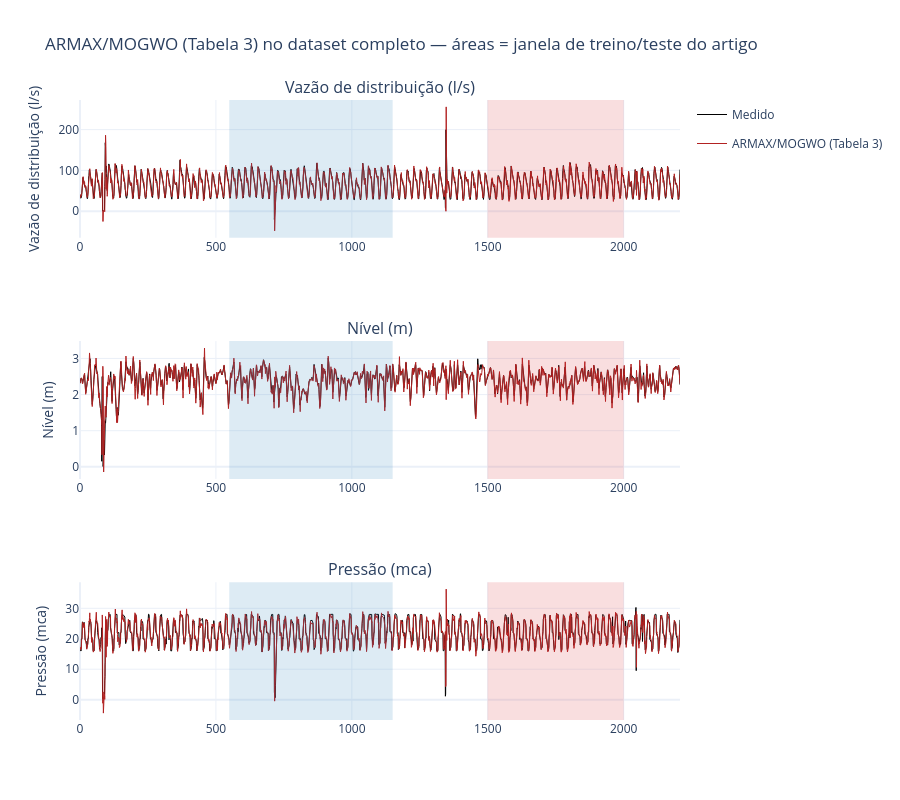

The cell this chart's notebook holds for it:
### Markdown cell above
O recorte do artigo reaplica o próprio treino+teste publicado (serve de sanity check — deve bater com a Tabela 2 do artigo). `mse/r2_dataset_completo` mostra como o mesmo modelo se comporta nas 2.208 amostras, incluindo o regime nunca visto no ajuste.

### Code cell
fig = make_subplots(rows=3, cols=1, subplot_titles=list(labels.values()))
y_pred_full = armax_predict(x_mogwo, U_full, Y_full)[:, :, 0]
for i, (col, label) in enumerate(labels.items()):
    fig.add_trace(
        go.Scatter(
            y=Y_full[i],
            name="Medido",
            line=dict(color="black", width=1),
            legendgroup="medido",
            showlegend=(i == 0),
        ),
        row=i + 1,
        col=1,
    )
    fig.add_trace(
        go.Scatter(
            y=y_pred_full[i],
            name="ARMAX/MOGWO (Tabela 3)",
            line=dict(color="firebrick", width=1),
            legendgroup="predito",
            showlegend=(i == 0),
        ),
        row=i + 1,
        col=1,
    )
    for name, sl, color in (
        (None, TRAIN_SLICE, "rgba(31,119,180,0.15)"),
        (None, TEST_SLICE, "rgba(214,39,40,0.15)"),
    ):
        fig.add_vrect(
            x0=sl.start, x1=sl.stop, fillcolor=color, line_width=0,
            row=i + 1, col=1,
        )
    fig.update_yaxes(title_text=label, row=i + 1, col=1)
fig.update_layout(
    title_text=(
        "ARMAX/MOGWO (Tabela 3) no dataset completo — "
        "áreas = janela de treino/teste do artigo"
    ),
    height=800,
    template="plotly_white",
    hovermode="x unified",
)
fig.show()

### Figure 1 — Plotly figure (JSON) as saved in the notebook; plotly's stock layout.template omitted (floating-point values rounded to 4 significant figures; data arrays with more than 128 entries replaced by an {"elided": "..."} marker saying what was removed)
{"data": [{"legendgroup": "medido", "line": {"color": "black", "width": 1}, "name": "Medido", "showlegend": true, "type": "scatter", "xaxis": "x", "y": {"elided": "2208 float values"}, "yaxis": "y"}, {"legendgroup": "predito", "line": {"color": "firebrick", "width": 1}, "name": "ARMAX/MOGWO (Tabela 3)", "showlegend": true, "type": "scatter", "xaxis": "x", "y": {"elided": "2208 float values"}, "yaxis": "y"}, {"legendgroup": "medido", "line": {"color": "black", "width": 1}, "name": "Medido", "showlegend": false, "type": "scatter", "xaxis": "x2", "y": {"elided": "2208 float values"}, "yaxis": "y2"}, {"legendgroup": "predito", "line": {"color": "firebrick", "width": 1}, "name": "ARMAX/MOGWO (Tabela 3)", "showlegend": false, "type": "scatter", "xaxis": "x2", "y": {"elided": "2208 float values"}, "yaxis": "y2"}, {"legendgroup": "medido", "line": {"color": "black", "width": 1}, "name": "Medido", "showlegend": false, "type": "scatter", "xaxis": "x3", "y": {"elided": "2208 float values"}, "yaxis": "y3"}, {"legendgroup": "predito", "line": {"color": "firebrick", "width": 1}, "name": "ARMAX/MOGWO (Tabela 3)", "showlegend": false, "type": "scatter", "xaxis": "x3", "y": {"elided": "2208 float values"}, "yaxis": "y3"}], "layout": {"annotations": [{"font": {"size": 16}, "showarrow": false, "text": "Vazão de distribuição (l/s)", "x": 0.5, "xanchor": "center", "xref": "paper", "y": 1.0, "yanchor": "bottom", "yref": "paper"}, {"font": {"size": 16}, "showarrow": false, "text": "Nível (m)", "x": 0.5, "xanchor": "center", "xref": "paper", "y": 0.6111, "yanchor": "bottom", "yref": "paper"}, {"font": {"size": 16}, "showarrow": false, "text": "Pressão (mca)", "x": 0.5, "xanchor": "center", "xref": "paper", "y": 0.2222, "yanchor": "bottom", "yref": "paper"}], "height": 800, "hovermode": "x unified", "shapes": [{"fillcolor": "rgba(31,119,180,0.15)", "line": {"width": 0}, "type": "rect", "x0": 549, "x1": 1150, "xref": "x", "y0": 0, "y1": 1, "yref": "y domain"}, {"fillcolor": "rgba(214,39,40,0.15)", "line": {"width": 0}, "type": "rect", "x0": 1499, "x1": 2000, "xref": "x", "y0": 0, "y1": 1, "yref": "y domain"}, {"fillcolor": "rgba(31,119,180,0.15)", "line": {"width": 0}, "type": "rect", "x0": 549, "x1": 1150, "xref": "x2", "y0": 0, "y1": 1, "yref": "y2 domain"}, {"fillcolor": "rgba(214,39,40,0.15)", "line": {"width": 0}, "type": "rect", "x0": 1499, "x1": 2000, "xref": "x2", "y0": 0, "y1": 1, "yref": "y2 domain"}, {"fillcolor": "rgba(31,119,180,0.15)", "line": {"width": 0}, "type": "rect", "x0": 549, "x1": 1150, "xref": "x3", "y0": 0, "y1": 1, "yref": "y3 domain"}, {"fillcolor": "rgba(214,39,40,0.15)", "line": {"width": 0}, "type": "rect", "x0": 1499, "x1": 2000, "xref": "x3", "y0": 0, "y1": 1, "yref": "y3 domain"}], "title": {"text": "ARMAX/MOGWO (Tabela 3) no dataset completo — áreas = janela de treino/teste do artigo"}, "xaxis": {"anchor": "y", "domain": [0.0, 1.0]}, "xaxis2": {"anchor": "y2", "domain": [0.0, 1.0]}, "xaxis3": {"anchor": "y3", "domain": [0.0, 1.0]}, "yaxis": {"anchor": "x", "domain": [0.7778, 1.0], "title": {"text": "Vazão de distribuição (l/s)"}}, "yaxis2": {"anchor": "x2", "domain": [0.3889, 0.6111], "title": {"text": "Nível (m)"}}, "yaxis3": {"anchor": "x3", "domain": [0.0, 0.2222], "title": {"text": "Pressão (mca)"}}}}
